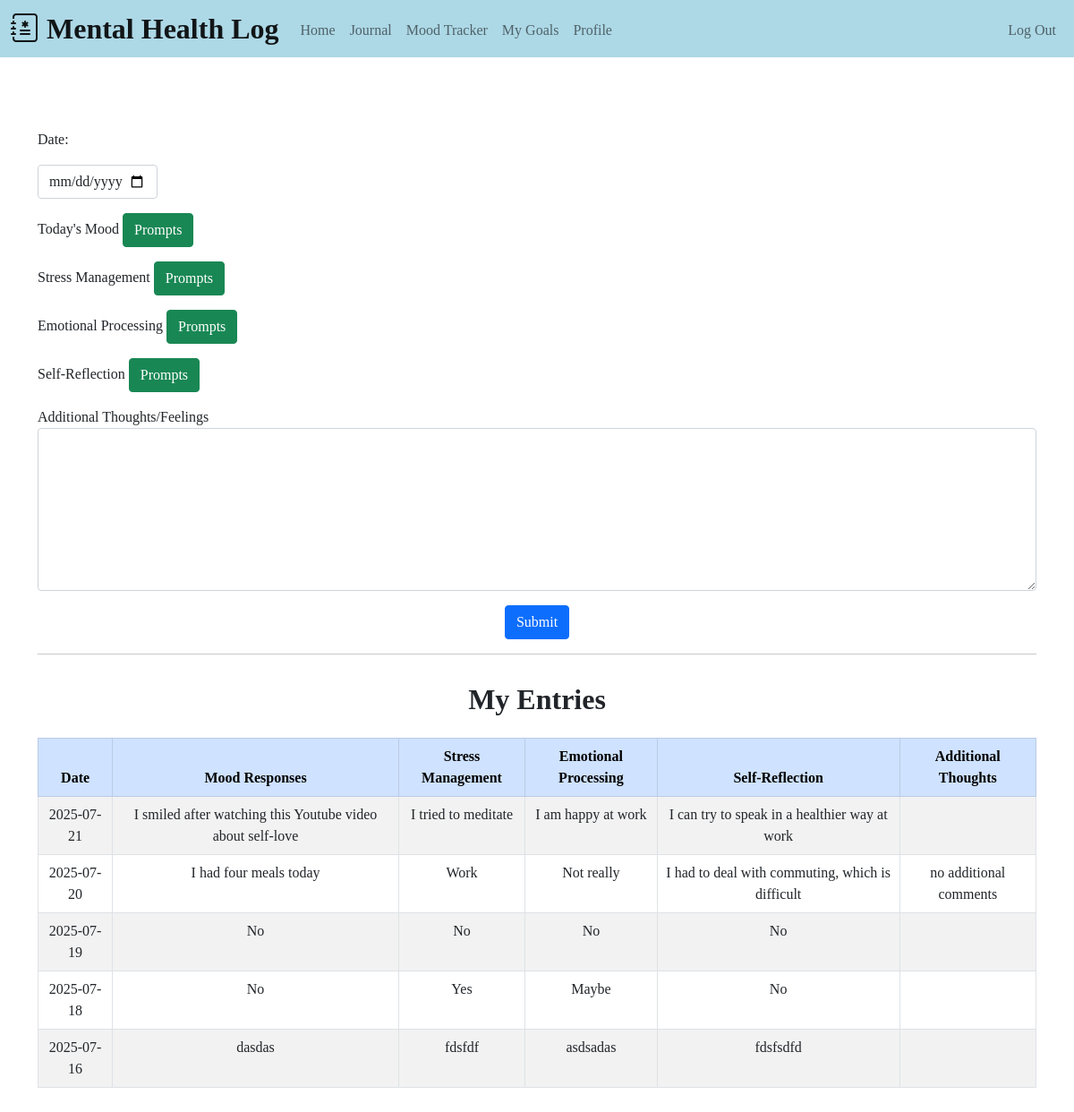
The app's page /entry (signed in), older data.
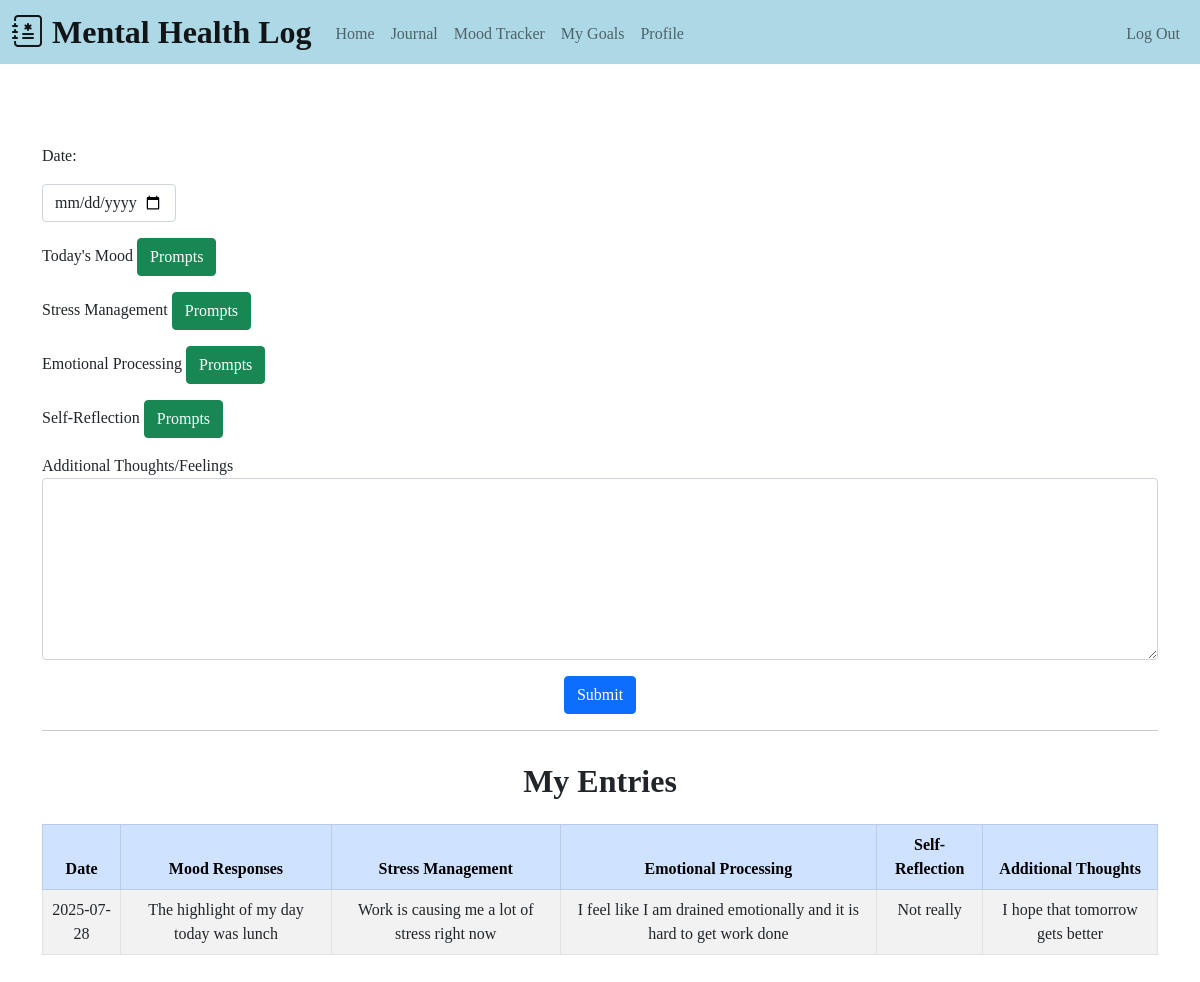
The same page, newer data.
### tables this page shows
CREATE TABLE entries (
        id INTEGER PRIMARY KEY,
        user_id INTEGER NOT NULL,
        date DATE NOT NULL,
        mood TEXT NOT NULL,
        stress TEXT NOT NULL,
        emotion TEXT NOT NULL,
        self_reflection TEXT NOT NULL,
        content TEXT,
        FOREIGN KEY (user_id) REFERENCES users(id)
    );

### app.py (the view, shortened to what this page needs)
@app.route("/entry", methods=["GET", "POST"])
@login_required
def journal_log():
    conn = db_connection()
    cur = conn.cursor()
    cur.execute("SELECT date, mood, stress, emotion, self_reflection, content FROM entries WHERE user_id = ? ORDER BY date DESC", (session["user_id"],))
    entries = cur.fetchall()
    conn.close()
    today = date.today()
    return render_template("journal.html", today=today, entries=entries)

### helper.py (called while the page is built)
def db_connection():
    conn = sqlite3.connect('mental_health.db')
    conn.row_factory = sqlite3.Row
    return conn

def login_required(f):
    @wraps(f)
    def decorated_function(*args, **kwargs):
        if session.get("user_id") is None:
            return redirect("/login")
        return f(*args, **kwargs)
    return decorated_function

### templates/journal.html (shortened to what this page needs)
{% extends "layout.html" %}
{% block main %}
    <form action="/entry" method="post" class="js-journal-form">
        <div class="am-1">Date:</div>
        <div class="mb-3">
            <input autocomplete="off" class="form-control w-auto" name="date" type="date" min="{{ birthdate }}" max="{{ today }}">
        </div>
        <div class="mb-3" id="mood-section">
            <div class="am-1">Today's Mood
                <button class="btn btn-success" id="prompt-btn" type="button" onclick="showPrompt('mood-section', 'mood')">Prompts</button>
            </div>
        </div>
        <div class="mb-3" id="stress-section">
            <div class="am-1">Stress Management
                <button class="btn btn-success" id="prompt-btn" type="button" onclick="showPrompt('stress-section', 'stress')">Prompts</button>
            </div>
        </div>
        <div class="mb-3" id="emotion-section">
            <div class="am-1">Emotional Processing
                <button class="btn btn-success" id="prompt-btn" type="button" onclick="showPrompt('emotion-section', 'emotion')">Prompts</button>
            </div>
        </div>
        <div class="mb-3" id="reflection-section">
            <div class="am-1">Self-Reflection
                <button class="btn btn-success" id="prompt-btn" type="button" onclick="showPrompt('reflection-section', 'self-reflection')">Prompts</button>
            </div>
        </div>
        <div class="mb-3">
            <div class="am-1">Additional Thoughts/Feelings
                <textarea autocomplete="off" class="form-control mb-3" name="content" rows="7"></textarea>
            </div>
        </div>
        <div class="mb-3">
            <button class="btn btn-primary" type="submit">Submit</button>
        </div>
    </form>
    <hr>
    <h2 style="padding-top: 15px; padding-bottom: 15px;"><b>My Entries</b></h2>
    {% if entries %}
        <div style="max-height: 400px; overflow-y: auto;">
            <table class="table table-striped table-bordered">
                <thead class="table-primary text-center">
                    <tr>
                        <th>Date</th>
                        <th>Mood Responses</th>
                        <th>Stress Management</th>
                        <th>Emotional Processing</th>
                        <th>Self-Reflection</th>
                        <th>Additional Thoughts</th>
                    </tr>
                </thead>
                <tbody>
                    {% for entry in entries %}
                        <tr>
                            <td>{{ entry["date"] }}</td>
                            <td>{{ entry["mood"] }}</td>
                            <td>{{ entry["stress"] }}</td>
                            <td>{{ entry["emotion"] }}</td>
                            <td>{{ entry["self_reflection"] }}</td>
                            <td>{{ entry["content"] }}</td>
                        </tr>
                    {% endfor %}
                </tbody>
            </table>
        </div>
    {% endif %}
{% endblock %}

### templates/layout.html (shortened to what this page needs)
<!DOCTYPE html>
<html>
    <head>
        <link href="https://cdn.jsdelivr.net/npm/bootstrap@5.0.2/dist/css/bootstrap.min.css" rel="stylesheet">
        <link rel="stylesheet" href="https://cdn.jsdelivr.net/npm/bootstrap-icons@1.13.1/font/bootstrap-icons.min.css">
        <link href="/static/style.css" rel="stylesheet">
    </head>
    <body>
        <header>
            <nav class="navbar navbar-expand-lg navbar-light" style="background-color: lightblue;">
                <div class="container-fluid">
                    <a class="navbar-brand mb-0 h1" href="/"><i class="bi bi-journal-medical"></i> Mental Health Log</a>
                    <div class="collapse navbar-collapse" id="navbar">
                        {% if session["user_id"] %}
                            <ul class="navbar-nav me-auto mt-1">
                                <li class="nav-item"><a class="nav-link" href="/">Home</a></li>
                                <li class="nav-item"><a class="nav-link" href="/entry">Journal</a></li>
                                <li class="nav-item"><a class="nav-link" href="/tracker">Mood Tracker</a></li>
                                <li class="nav-item"><a class="nav-link" href="/goals">My Goals</a></li>
                                <li class="nav-item"><a class="nav-link" href="/profile">Profile</a></li>
                            </ul>
                            <ul class="navbar-nav ms-auto mt-1">
                                <li class="nav-item"><a class="nav-link" href="/logout">Log Out</a></li>
                            </ul>
                        {% else %}
                            <ul class="navbar-nav ms-auto mt-1">
                                <li class="nav-item"><a class="nav-link" href="/login">Log In</a></li>
                                <li class="nav-item"><a class="nav-link" href="/register">Register</a></li>
                            </ul>
                        {% endif %}
                    </div>
                </div>
            </nav>
        </header>
        <main class="container big-padding text-center">
            {% block main %}{% endblock %}
        </main>
    </body>
</html>

### static/style.css (style rules this page uses)
.navbar-brand { font-weight: 600; font-size: xx-large; }
.big-padding { padding-top: 5rem; padding-bottom: 5rem; }
.am-1 { text-align: left; margin-bottom: 1rem; }
h2, h3 { font-family: 'Comic Sans MS'; font-weight: bold; }
p, th, td, div { font-family: 'Comic Sans MS'; }

Row changes from the older to the newer data that the page shows:
removed entries: date "2025-07-21", mood "I smiled after watching this Youtube video about self-love", stress "I tried to meditate", emotion "I am happy at work", self_reflection "I can try to speak in a healthier way at work"
removed entries: date "2025-07-20", mood "I had four meals today", stress "Work", emotion "Not really", self_reflection "I had to deal with commuting, which is difficult", content "no additional comments"
removed entries: date "2025-07-19", mood "No", stress "No", emotion "No", self_reflection "No"
removed entries: date "2025-07-18", mood "No", stress "Yes", emotion "Maybe", self_reflection "No"
removed entries: date "2025-07-16", mood "dasdas", stress "fdsfdf", emotion "asdsadas", self_reflection "fdsfsdfd"
added entries: date "2025-07-28", mood "The highlight of my day today was lunch", stress "Work is causing me a lot of stress right now", emotion "I feel like I am drained emotionally and it is hard to get work done", self_reflection "Not really", content "I hope that tomorrow gets better"
